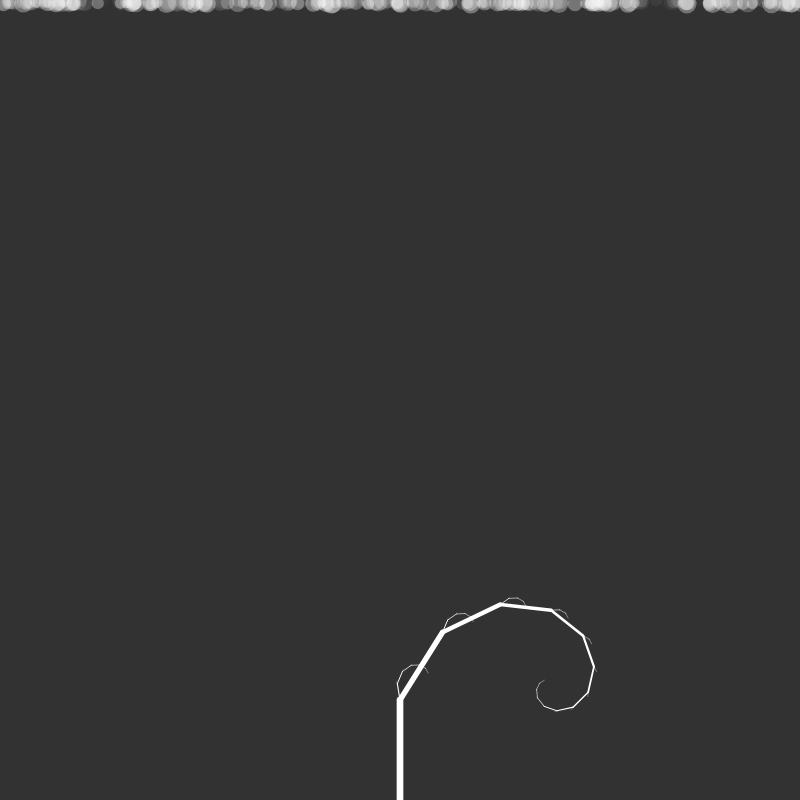
Frame 1 (no input)
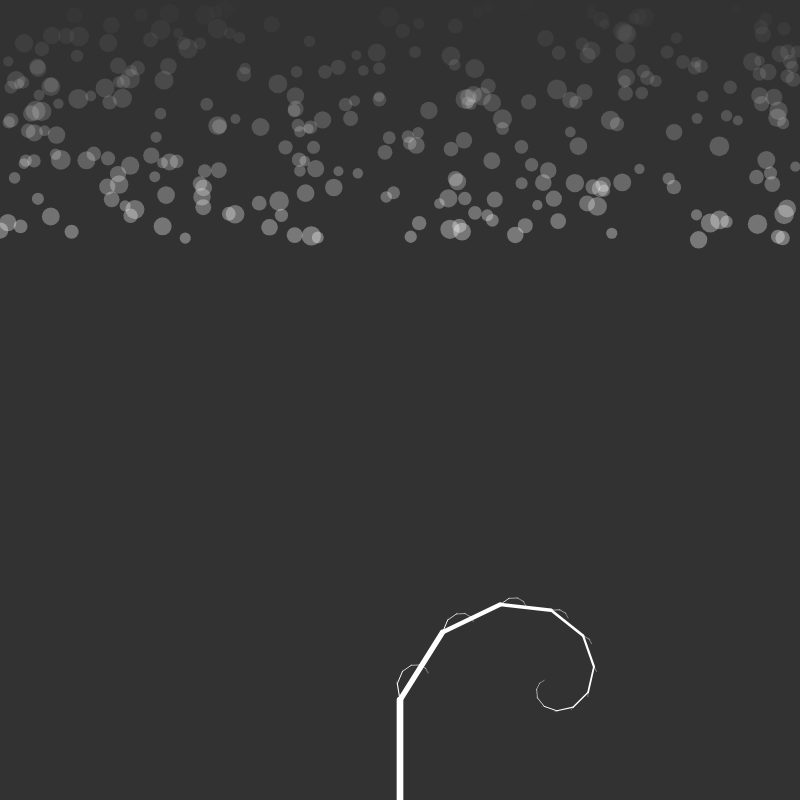
Frame 60 (no input)
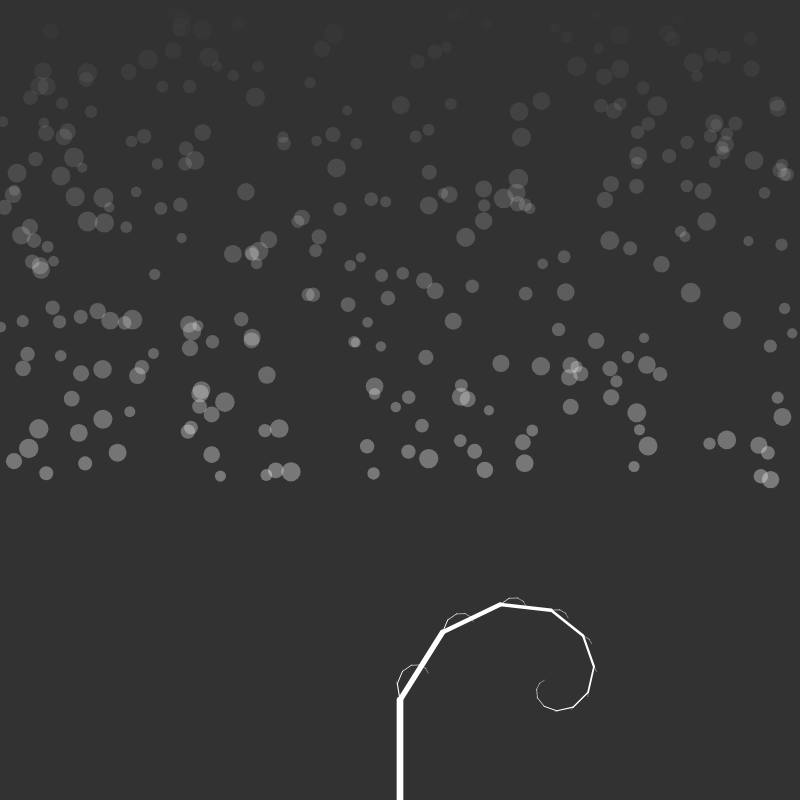
Frame 120 (the mouse pressed at the canvas centre since frame 60)

The p5.js sketch that drew these frames (run headless with seeded random() and noise() and a simulated clock; from frame 60 on, the mouse is pressed at the canvas centre):

// p5.js sketch
// ── sketch.js
var angle = 0;
var mul = 0.8;
var rValues = [];

let falls = [];
let numFalls = 300;

class Snow {

    constructor(_x, _r, _wind, _g) {
        this.x = _x;
        this.y = 0;
        this.r = random(10, _r);
        this.wind = random(-_wind, _wind);
        this.g = random(_g);
    }

    move() {
    
        this.x = this.x + this.wind;
        this.y = this.y + this.g;

        if (this.y > height) {
            this.y = 0;
        }
        if (this.y < 0) {
            this.y = height;
        }
        if (this.x > width) {
            this.x = 0;
        }
        if (this.x < 0) {
            this.x = width;
        }
    }

    show() {
        fill(255, this.g/9 * 200);
        ellipse(this.x, this.y, this.r, this.r);
    }
}


function setup() {
	createCanvas(800, 800);
	stroke(255);
	angle = PI/4;

	// setInterval(makeRandomArray, 2000);
	makeRandomArray();

	// snow falls
    for (let i = 0; i < numFalls; i++) {
        falls[i] = new Snow(random(width), 20, 1.2, 4); // position in x-axis, 최대 크기, 최대 바람세기, 중력의 크기
    }
}

function draw() {
	background(50);

	push();
	translate(width/2, height);
	drawBranch(100);
	pop();

	
	push();
	noStroke();
    for (let i = 0; i < falls.length; i++) {
        falls[i].move();
        falls[i].show();
	}
	pop();
 
}


function drawBranch(len) {

	strokeWeight(len/15);
	line(0, 0, 0, -len);
	translate(0, -len);

	if (len > 6) {
		// right
		push(); // save
			rotate(angle * rValues[0]);
			drawBranch(len * mul);
		pop(); // restore

		// left
		push(); // save
			rotate(-angle * rValues[1]);
			drawBranch(len * mul * rValues[1]);
		pop(); // restore

	}
}


function makeRandomArray() {
	rValues = [];
	for (var i = 0; i < 2; i++) {
		rValues.push(random(1));
	}
}

function mouseClicked() {
	makeRandomArray();
}
